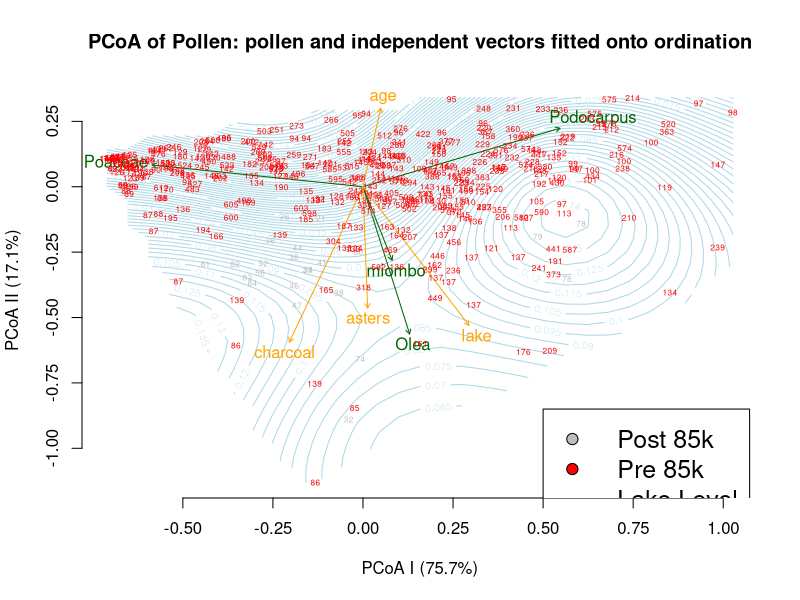

This figure's R source:
rm(list = ls())
graphics.off()

library(vegan)
library(MASS)

# load the pollen data
poln.full <- read.csv("./data/20200626_pollen.csv")

# load interpolated data generated by code from Malawi_interpolation.R
# choose which interpolation method to use:
## linearly interpolated data:
# lake.full <- read.csv("./data/lake_linterp.csv")
# char.full <- read.csv("./data/char_linterp.csv")

## Krig interpolated data:
lake.full <- read.csv("./data/lake_Krig.csv")
char.full <- read.csv("./data/char_Krig.csv")

# split the loaded data to mix and match as needed
age <- lake.full[,"age"] # everything should have the same ages
char <- char.full[,"charcoal"]
lake <- -1 * lake.full[,"lake"]
poln <- poln.full[,c("Poaceae", "Podocarpus", "miombo", "olea")]
colnames(poln) <- c("Poaceae", "Podocarpus", "miombo", "Olea")
astr <- poln.full[,"asters"]

# a data.frame of data to be used in the vector fit
to.be.fit <- data.frame("age" = age,
                        "charcoal" = char,
                        "lake" = lake,
                        "asters" = astr)

# scale and center the datasets
poln.std <- vegan::decostand(x = poln,
                             method = "chi.square") # approximates chisquare distance
to.be.fit.std <- scale(x = to.be.fit)

# make distance matrices
poln.dist <- dist(poln.std)
# poln.dist <- vegan::vegdist(poln, method = "canberra")

# make the pollen ordination
poln.ord <- cmdscale(d = poln.dist, k = 4, eig = T, add = F, x.ret = F)

# get the proportion of the variation explained by each component
var.expl <- poln.ord$eig[1:3] / sum(poln.ord$eig[1:3])

##########################################
#	NMDS

# poln.ord <- vegan::metaMDS(comm = poln.ord$points, 
#                            k = 2, 
#                            distance = 'euclidean', 
#                            autotransform = F)
# poln.ord <- MASS::isoMDS(d = poln.dist, 
#                          y = cmdscale(d = poln.dist,
#                                       k = 2, 
#                                       eig = T, 
#                                       add = F, 
#                                       x.ret = F)$points, 
#                          k = 2, 
#                          maxit = 50,
#                          trace = TRUE,
#                          tol = 1e-3, 
#                          p = 2)

# MASS::Shepard(d = poln.dist, y = poln.ord, p = 2)

##########################################
# do the vector fit(s) of the data to our ordination

poln.fit <- vegan::envfit(ord = poln.ord,
                          env = poln.std,
                          permutations = 10000)
add.fit <- vegan::envfit(ord = poln.ord,
                         env = to.be.fit.std,
                         permutations = 10000)

##########################################
# plot the results of the vector fits

## color ages > 85 in red
col <- c("gray", "red")[1 + (age >= 85)]

main <- "PCoA of Pollen: pollen and independent vectors fitted onto ordination"
plot(poln.ord$points, pch = 21, type = "n",
     xlab = paste0("PCoA I (", round(var.expl[1] * 100, 1), "%)"),
     ylab = paste0("PCoA II (", round(var.expl[2] * 100, 1), "%)"), main = main,
     col = "black", bg = col, cex = 1.5, xaxt = "n", yaxt = "n", bty = "n")

axis(1, at = seq(-0.5, 1, by = 0.25))
axis(2, at = seq(-1, 0.25, by = 0.25))
legend(0.5, -0.85, 
       pch = c(21, 21, NA), 
       lty = c(NA, NA, 1), 
       lwd = c(NA, NA, 2), 
       col = c("black", "black", "light blue"), 
       pt.bg =  c("gray","red", NA), 
       cex = 1.5, 
       legend = c("Post 85k", "Pre 85k", "Lake Level"))

## ordination surfaces
# vegan::ordisurf(x = poln.ord,
#                 y = age,
#                 main = "Age (kyr)",
#                 add = TRUE,
#                 col = "orange",
#                 nlevels = 50,
#                 knots = 300)
# vegan::ordisurf(x = poln.ord,
#                 y = char,
#                 main = "Charcoal",
#                 add = TRUE,
#                 col = "gray",
#                 nlevels = 50)
lake.surf <- vegan::ordisurf(x = poln.ord, y = lake,
                             main = "Lake Level", 
                             plot = FALSE, 
                             col = "orange", 
                             nlevels = 50)
plot(lake.surf, add = T, col = "light blue", nlevels = 50, knots = 30)
# vegan::ordisurf(x = poln.ord,
#                 y = astr,
#                 main = "Asteraceae")

# points(poln.ord$points, pch = 21,
#        xlab = paste0("PCoA I (", round(var.expl[1] * 100, 1), "%)"),
#        ylab = paste0("PCoA II (", round(var.expl[2] * 100,1), "%)"),
#        col = "black", bg = col, cex = 1.5, xaxt = "n", yaxt = "n", bty = "n")
plot(poln.fit, col = "dark green", add = T, lwd = 3)
plot(add.fit, col = "orange", add = T)
text(poln.ord$points, labels = round(age), cex = 0.5, col = col)

##########################################
# MANOVA

# our raw data are the pollen counts' PCoA scores and lake level
# EOC: we use the n-1 column of scores of the PCoA, because the nth eigenvalue is 0, and the scores are redundant
data.raw <- data.frame(poln.ord$points[,1:3], lake)

# scale the raw data
data.scl <- scale(data.raw)

# EOC: the data in data.raw should already be euclidean, so the rest of this is superfluous
# # calculate the euclidean distance matrix of our scaled data
# data.scl.dist <- dist(data.scl) 
# 
# # perform our PCoA on the distance matrix and keep the eigenvalues
# data.scl.dist.pcoa <- cmdscale(d = data.scl.dist, k = 3, eig = T)
# data.scl.dist.pcoa.eig <- data.scl.dist.pcoa$eig
# 
# # find the euclidean distance matrix of the resulting points
# data.scl.dist.pcoa.dist <- vegan::vegdist(x = data.scl.dist.pcoa$points,
#                                           method = "euclidean")

# binary indicator of age
age.gt.85 <- 0 + (age > 85)

# perform the MANOVA
poln.manova <- vegan::adonis(formula = data.raw ~ age.gt.85,
                             method = "euclidean", 
                             permutations = 10000)

poln.manova






